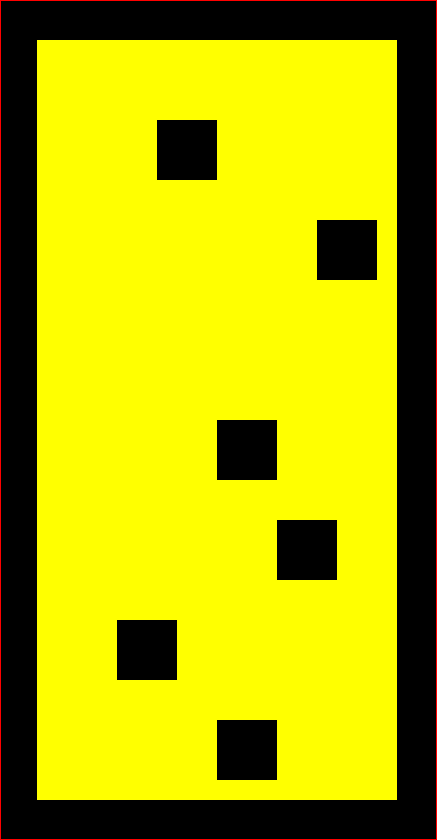
#> input picture background_image.PNG, 437 x 840 px
$ jupyter execute bouncingball.ipynb
#> lines starting #> are read from the running program, lines starting #| are printed output that depends on the picture
[cell 1]
import cv2
import numpy as np

[cell 2]
background_image= cv2.imread("background_image.PNG")
#> background_image is the input picture: shape (840, 437, 3); mean B, G, R 0, 175.1, 176.8
gray_background = cv2.cvtColor(background_image, cv2.COLOR_BGR2GRAY)
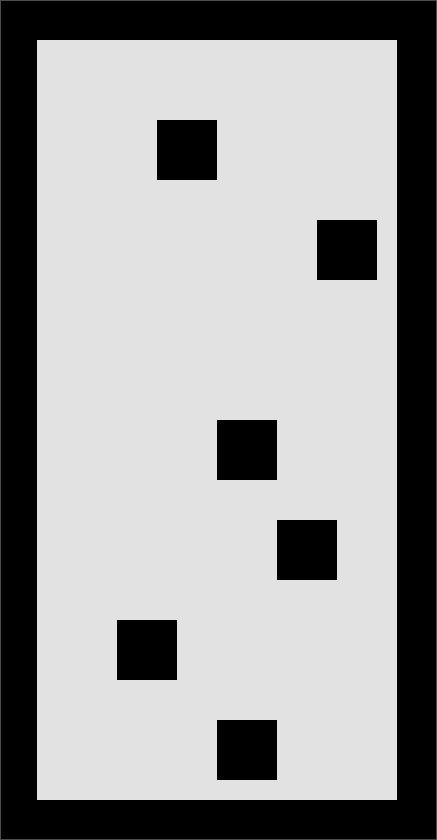
#> gray_background: shape (840, 437); min 0, max 226, mean 155.7
height, width, _ = background_image.shape
#> height = 840; width = 437
ball_radius=35
ball_color =(0,0,0)

ball_x=width // 2
#> ball_x = 218
ball_y=231
speed=10
velocity_x= speed
velocity_y=speed
fourcc=cv2.VideoWriter_fourcc(*'mp4v')
video_out=cv2.VideoWriter('bouncing_ball_video.mp4',fourcc,30,(width,height))

[cell 3]
def draw_frame(frame,ball_x,ball_y,ball_radious,ball_color):
    frame[:]= background_image
    cv2.circle(frame,(int(ball_x),int(ball_y)),ball_radious,ball_color,-1)

def check_collision(ball_x,ball_y):
    search_radius = ball_radius +1
    search_region = gray_background[int(ball_y) - search_radius:int (ball_y)+search_radius+1,int(ball_x)+search_radius+1
    ]
    return np.any(search_region< 50)

cv2.imread loads the background image from the file "background_image.PNG".
cv2.cvtColor converts the background image to grayscale, though the grayscale version is not used later in the script.
The dimensions (height and width) of the background image are extracted to set the frame size for the video.

[cell 4]
num_frames = 30 * 60  # 30 frames per second for 60 seconds

for i in range(num_frames):
    frame = np.zeros((height, width, 3), dtype=np.uint8) #Creates a blank frame of the same dimensions as the background image, initialized to black (all zeros).
    ball_x += velocity_x #Updates the ball's horizontal position based on its current velocity.
    ball_y += velocity_y #Updates the ball's vertical position based on its current velocity.

    if check_collision(ball_x, ball_y): #Checks for a collision at the ball's current position. The collision detection logic is not defined here but is intended to return a boolean value.
        pixel_color = None
        if velocity_x > 0:
            pixel_color = background_image[int(ball_y), int(ball_x) + ball_radius]
        elif velocity_x < 0:
            pixel_color = background_image[int(ball_y), int(ball_x) - ball_radius]

        if np.all(pixel_color < 50): #checks if the pixel color is very dark (almost black), which is considered a collision.
            velocity_x *= -1

        if velocity_y > 0:
            pixel_color = background_image[int(ball_y) + ball_radius, int(ball_x)]
        elif velocity_y < 0:
            pixel_color = background_image[int(ball_y) - ball_radius, int(ball_x)]

        if np.all(pixel_color < 50):
            velocity_y *= -1

    if ball_x - ball_radius < 0:
        ball_x = ball_radius
        velocity_x *= -1
    elif ball_x + ball_radius > width:
        ball_x = width - ball_radius - 1
        velocity_x *= -1

    if ball_y - ball_radius < 0:
        ball_y = ball_radius
        velocity_y *= -1
    elif ball_y + ball_radius > height:
        ball_y = height - ball_radius - 1
        velocity_y *= -1
#These conditions check if the ball has hit the frame boundaries (left, right, top, bottom).
#If the ball hits a boundary, it resets the ball's position to stay within the frame
#and reverses its velocity to simulate a bounce.

    draw_frame(frame, ball_x, ball_y, ball_radius, ball_color) #Draws the ball on the current frame at the updated position.
    video_out.write(frame) #Writes the current frame to the video file.
#> this loop made 1800 passes
#> pixel_color on passes 74, 85, 86, 87, 88, 89, 90, 92, 133, 140, 141, 142: [0, 255, 255], [0, 255, 255], [0, 255, 255], [0, 255, 255], [0, 255, 255], [0, 255, 255], [0, 255, 255], [0, 0, 0], [0, 255, 255], [0, 255, 255], [0, 255, 255], [0, 255, 255]
#> after the loop, ball_x = 315; ball_y = 331; velocity_x = 10; velocity_y = 10

video_out.release() #Releases the video writer object, finalizing and saving the video file.
